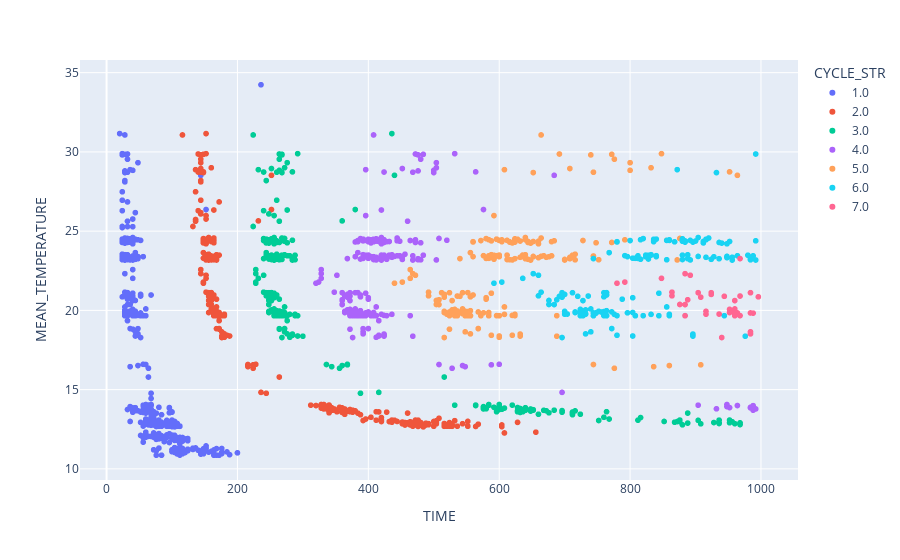

Notebook cell for this chart:
### Code cell
px.scatter(troughs_row_2, x="TIME", y="MEAN_TEMPERATURE", color="CYCLE_STR",
           hover_data=["POSITION_STR", "TRACK_ID"],)

### Figure 1 — Plotly figure (JSON) as saved in the notebook; plotly's stock layout.template omitted (floating-point values rounded to 4 significant figures; data arrays with more than 128 entries replaced by an {"elided": "..."} marker saying what was removed)
{"data": [{"customdata": {"elided": "496x2 mixed values"}, "hovertemplate": "CYCLE_STR=1.0<br>TIME=%{x}<br>MEAN_TEMPERATURE=%{y}<br>POSITION_STR=%{customdata[0]}<br>TRACK_ID=%{customdata[1]}<extra></extra>", "legendgroup": "1.0", "marker": {"color": "#636efa", "symbol": "circle"}, "mode": "markers", "name": "1.0", "showlegend": true, "type": "scattergl", "x": {"elided": "496 int values"}, "xaxis": "x", "y": {"elided": "496 float values"}, "yaxis": "y"}, {"customdata": {"elided": "353x2 mixed values"}, "hovertemplate": "CYCLE_STR=2.0<br>TIME=%{x}<br>MEAN_TEMPERATURE=%{y}<br>POSITION_STR=%{customdata[0]}<br>TRACK_ID=%{customdata[1]}<extra></extra>", "legendgroup": "2.0", "marker": {"color": "#EF553B", "symbol": "circle"}, "mode": "markers", "name": "2.0", "showlegend": true, "type": "scattergl", "x": {"elided": "353 int values"}, "xaxis": "x", "y": {"elided": "353 float values"}, "yaxis": "y"}, {"customdata": {"elided": "290x2 mixed values"}, "hovertemplate": "CYCLE_STR=3.0<br>TIME=%{x}<br>MEAN_TEMPERATURE=%{y}<br>POSITION_STR=%{customdata[0]}<br>TRACK_ID=%{customdata[1]}<extra></extra>", "legendgroup": "3.0", "marker": {"color": "#00cc96", "symbol": "circle"}, "mode": "markers", "name": "3.0", "showlegend": true, "type": "scattergl", "x": {"elided": "290 int values"}, "xaxis": "x", "y": {"elided": "290 float values"}, "yaxis": "y"}, {"customdata": {"elided": "216x2 mixed values"}, "hovertemplate": "CYCLE_STR=4.0<br>TIME=%{x}<br>MEAN_TEMPERATURE=%{y}<br>POSITION_STR=%{customdata[0]}<br>TRACK_ID=%{customdata[1]}<extra></extra>", "legendgroup": "4.0", "marker": {"color": "#ab63fa", "symbol": "circle"}, "mode": "markers", "name": "4.0", "showlegend": true, "type": "scattergl", "x": {"elided": "216 int values"}, "xaxis": "x", "y": {"elided": "216 float values"}, "yaxis": "y"}, {"customdata": {"elided": "197x2 mixed values"}, "hovertemplate": "CYCLE_STR=5.0<br>TIME=%{x}<br>MEAN_TEMPERATURE=%{y}<br>POSITION_STR=%{customdata[0]}<br>TRACK_ID=%{customdata[1]}<extra></extra>", "legendgroup": "5.0", "marker": {"color": "#FFA15A", "symbol": "circle"}, "mode": "markers", "name": "5.0", "showlegend": true, "type": "scattergl", "x": {"elided": "197 int values"}, "xaxis": "x", "y": {"elided": "197 float values"}, "yaxis": "y"}, {"customdata": {"elided": "157x2 mixed values"}, "hovertemplate": "CYCLE_STR=6.0<br>TIME=%{x}<br>MEAN_TEMPERATURE=%{y}<br>POSITION_STR=%{customdata[0]}<br>TRACK_ID=%{customdata[1]}<extra></extra>", "legendgroup": "6.0", "marker": {"color": "#19d3f3", "symbol": "circle"}, "mode": "markers", "name": "6.0", "showlegend": true, "type": "scattergl", "x": {"elided": "157 int values"}, "xaxis": "x", "y": {"elided": "157 float values"}, "yaxis": "y"}, {"customdata": [["20", 192], ["21", 22], ["21", 28], ["21", 90], ["21", 219], ["21", 236], ["22", 6], ["22", 26], ["22", 27], ["22", 55], ["22", 57], ["22", 64], ["22", 68], ["22", 72], ["22", 90], ["22", 112], ["22", 114], ["22", 119], ["22", 135], ["22", 161], ["22", 200], ["22", 209], ["22", 216], ["22", 224], ["22", 225], ["22", 230], ["22", 238], ["22", 278], ["22", 285], ["22", 302], ["22", 309], ["22", 315], ["22", 346], ["22", 350], ["22", 686], ["22", 731], ["23", 49], ["23", 94], ["23", 117]], "hovertemplate": "CYCLE_STR=7.0<br>TIME=%{x}<br>MEAN_TEMPERATURE=%{y}<br>POSITION_STR=%{customdata[0]}<br>TRACK_ID=%{customdata[1]}<extra></extra>", "legendgroup": "7.0", "marker": {"color": "#FF6692", "symbol": "circle"}, "mode": "markers", "name": "7.0", "showlegend": true, "type": "scattergl", "x": [968, 884, 848, 892, 792, 780, 936, 960, 876, 960, 864, 864, 952, 916, 960, 884, 960, 960, 924, 968, 944, 916, 968, 984, 964, 984, 988, 964, 904, 908, 952, 960, 924, 996, 888, 884, 984, 940, 984], "xaxis": "x", "y": [23.27, 22.32, 22.02, 22.22, 21.79, 21.71, 19.77, 19.66, 20.37, 19.9, 21.15, 20.92, 19.86, 19.94, 19.79, 19.66, 19.96, 20.09, 21.01, 19.67, 20.89, 19.76, 20.91, 21.12, 19.76, 19.84, 19.83, 19.84, 21.12, 20.83, 20.06, 20.62, 21.11, 20.85, 20.67, 20.37, 18.52, 18.29, 18.65], "yaxis": "y"}], "layout": {"legend": {"title": {"text": "CYCLE_STR"}, "tracegroupgap": 0}, "margin": {"t": 60}, "xaxis": {"anchor": "y", "domain": [0, 1], "title": {"text": "TIME"}}, "yaxis": {"anchor": "x", "domain": [0, 1], "title": {"text": "MEAN_TEMPERATURE"}}}}
